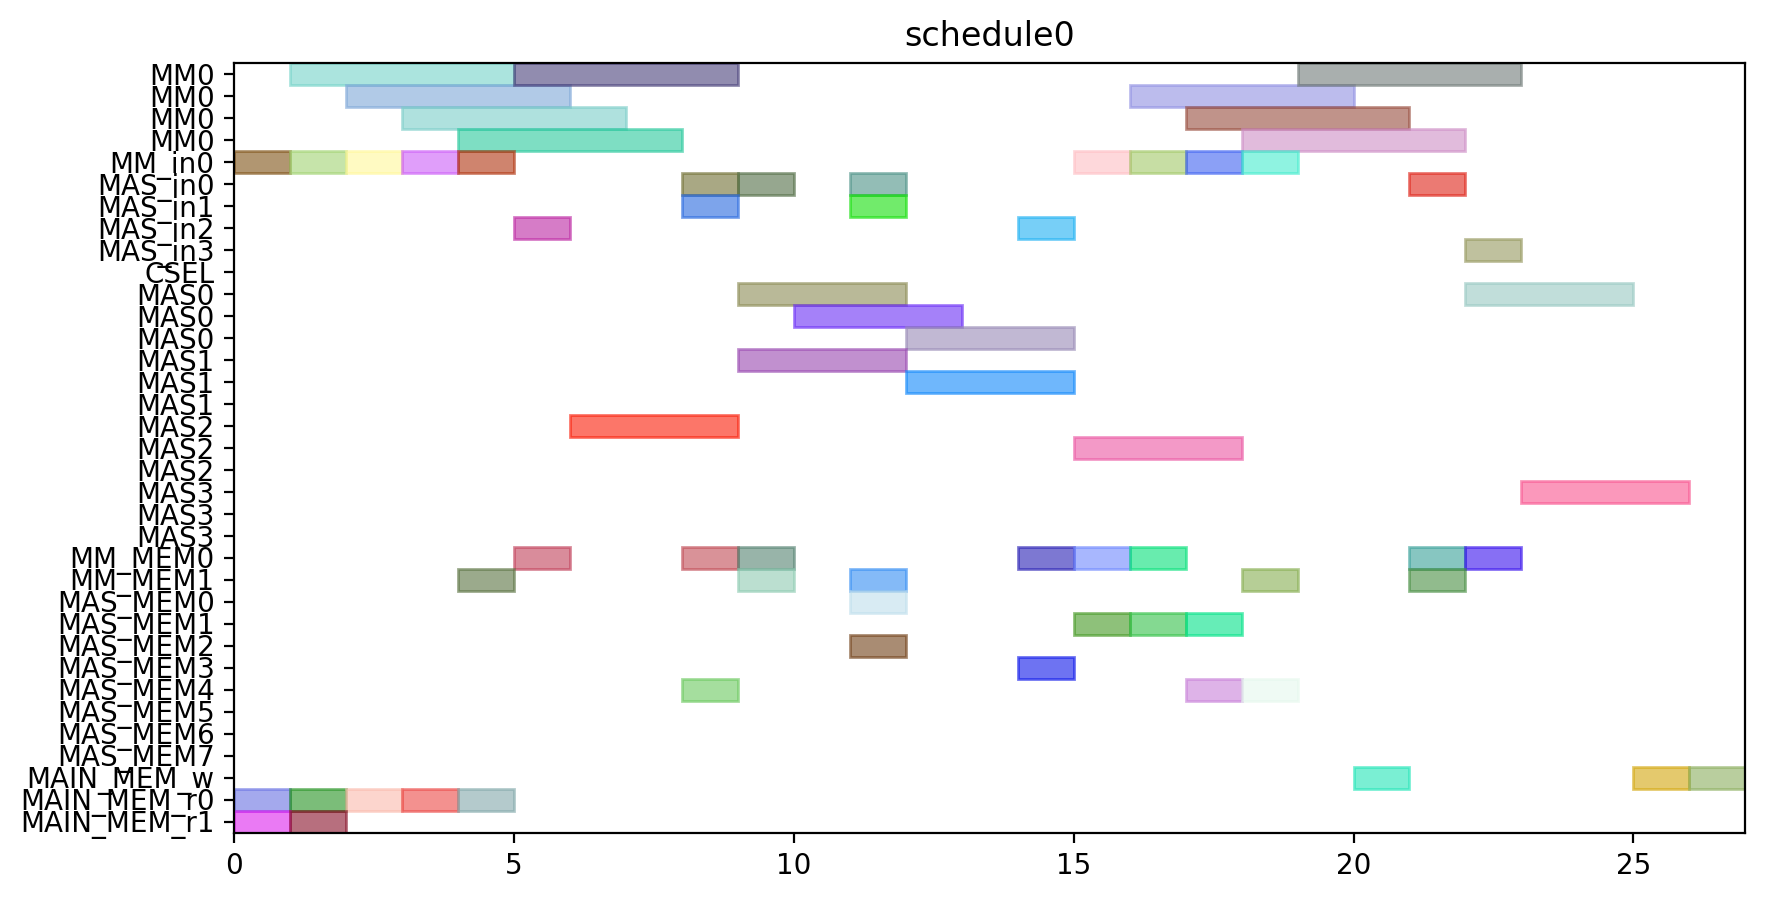

Write Python code to recreate this figure.
from pyschedule import Scenario, solvers, plotters, alt


def solve():
	horizon = 90
	S = Scenario("schedule0", horizon=horizon)

	# resource
	MM = S.Resources('MM', num=1, size=4)
	MM_in = S.Resources('MM_in', num=1)
	MAS_in = S.Resources('MAS_in', num=4)
	CSEL = S.Resource('CSEL')
	MAS = S.Resources('MAS', num=4, size=3, periods=range(1, horizon))
	MM_MEM = S.Resources('MM_MEM', num=2)
	MAS_MEM = S.Resources('MAS_MEM', num=8)
	MAIN_MEM_w = S.Resource('MAIN_MEM_w', size=1)
	MAIN_MEM_r = S.Resources('MAIN_MEM_r', num=2)

	# result of previous scheduling

	# new tasks
	t0 = S.Task('t0', length=4, delay_cost=1)
	t0 += alt(MM)
	t0_in = S.Task('t0_in', length=1, delay_cost=1)
	t0_in += alt(MM_in)
	S += t0_in*MM_in[0]<=t0*MM[0]

	t0_mem0 = S.Task('t0_mem0', length=1, delay_cost=1)
	t0_mem0 += MAIN_MEM_r[0]
	t3 = S.Task('t3', length=4, delay_cost=1)
	t3 += alt(MM)
	t3_in = S.Task('t3_in', length=1, delay_cost=1)
	t3_in += alt(MM_in)
	S += t3_in*MM_in[0]<=t3*MM[0]

	t3_mem0 = S.Task('t3_mem0', length=1, delay_cost=1)
	t3_mem0 += MAIN_MEM_r[0]
	t3_mem1 = S.Task('t3_mem1', length=1, delay_cost=1)
	t3_mem1 += MAIN_MEM_r[1]
	t1 = S.Task('t1', length=4, delay_cost=1)
	t1 += alt(MM)
	t1_in = S.Task('t1_in', length=1, delay_cost=1)
	t1_in += alt(MM_in)
	S += t1_in*MM_in[0]<=t1*MM[0]

	t1_mem0 = S.Task('t1_mem0', length=1, delay_cost=1)
	t1_mem0 += MAIN_MEM_r[0]
	t1_mem1 = S.Task('t1_mem1', length=1, delay_cost=1)
	t1_mem1 += MAIN_MEM_r[1]
	t2 = S.Task('t2', length=4, delay_cost=1)
	t2 += alt(MM)
	t2_in = S.Task('t2_in', length=1, delay_cost=1)
	t2_in += alt(MM_in)
	S += t2_in*MM_in[0]<=t2*MM[0]

	t2_mem0 = S.Task('t2_mem0', length=1, delay_cost=1)
	t2_mem0 += MAIN_MEM_r[0]
	t4 = S.Task('t4', length=4, delay_cost=1)
	t4 += alt(MM)
	t4_in = S.Task('t4_in', length=1, delay_cost=1)
	t4_in += alt(MM_in)
	S += t4_in*MM_in[0]<=t4*MM[0]

	t4_mem0 = S.Task('t4_mem0', length=1, delay_cost=1)
	t4_mem0 += MAIN_MEM_r[0]
	t4_mem1 = S.Task('t4_mem1', length=1, delay_cost=1)
	t4_mem1 += alt(MM_MEM)
	S += (t2*MM[0])-1 < t4_mem1*MM_MEM[1]
	S += t4_mem1 <= t4

	t5 = S.Task('t5', length=3, delay_cost=1)
	t5 += alt(MAS)
	t5_in = S.Task('t5_in', length=1, delay_cost=1)
	t5_in += alt(MAS_in)
	S += t5_in*MAS_in[0]<=t5*MAS[0]

	S += t5_in*MAS_in[1]<=t5*MAS[1]

	S += t5_in*MAS_in[2]<=t5*MAS[2]

	S += t5_in*MAS_in[3]<=t5*MAS[3]

	t5_mem0 = S.Task('t5_mem0', length=1, delay_cost=1)
	t5_mem0 += alt(MM_MEM)
	S += (t0*MM[0])-1 < t5_mem0*MM_MEM[0]
	S += t5_mem0 <= t5

	t6 = S.Task('t6', length=3, delay_cost=1)
	t6 += alt(MAS)
	t6_in = S.Task('t6_in', length=1, delay_cost=1)
	t6_in += alt(MAS_in)
	S += t6_in*MAS_in[0]<=t6*MAS[0]

	S += t6_in*MAS_in[1]<=t6*MAS[1]

	S += t6_in*MAS_in[2]<=t6*MAS[2]

	S += t6_in*MAS_in[3]<=t6*MAS[3]

	t6_mem0 = S.Task('t6_mem0', length=1, delay_cost=1)
	t6_mem0 += alt(MAS_MEM)
	S += (t5*MAS[0])-1 < t6_mem0*MAS_MEM[0]
	S += (t5*MAS[1])-1 < t6_mem0*MAS_MEM[2]
	S += (t5*MAS[2])-1 < t6_mem0*MAS_MEM[4]
	S += (t5*MAS[3])-1 < t6_mem0*MAS_MEM[6]
	S += t6_mem0 <= t6

	t9 = S.Task('t9', length=3, delay_cost=1)
	t9 += alt(MAS)
	t9_in = S.Task('t9_in', length=1, delay_cost=1)
	t9_in += alt(MAS_in)
	S += t9_in*MAS_in[0]<=t9*MAS[0]

	S += t9_in*MAS_in[1]<=t9*MAS[1]

	S += t9_in*MAS_in[2]<=t9*MAS[2]

	S += t9_in*MAS_in[3]<=t9*MAS[3]

	t9_mem0 = S.Task('t9_mem0', length=1, delay_cost=1)
	t9_mem0 += alt(MM_MEM)
	S += (t0*MM[0])-1 < t9_mem0*MM_MEM[0]
	S += t9_mem0 <= t9

	t9_mem1 = S.Task('t9_mem1', length=1, delay_cost=1)
	t9_mem1 += alt(MM_MEM)
	S += (t4*MM[0])-1 < t9_mem1*MM_MEM[1]
	S += t9_mem1 <= t9

	t10 = S.Task('t10', length=3, delay_cost=1)
	t10 += alt(MAS)
	t10_in = S.Task('t10_in', length=1, delay_cost=1)
	t10_in += alt(MAS_in)
	S += t10_in*MAS_in[0]<=t10*MAS[0]

	S += t10_in*MAS_in[1]<=t10*MAS[1]

	S += t10_in*MAS_in[2]<=t10*MAS[2]

	S += t10_in*MAS_in[3]<=t10*MAS[3]

	t10_mem0 = S.Task('t10_mem0', length=1, delay_cost=1)
	t10_mem0 += alt(MM_MEM)
	S += (t4*MM[0])-1 < t10_mem0*MM_MEM[0]
	S += t10_mem0 <= t10

	t7 = S.Task('t7', length=3, delay_cost=1)
	t7 += alt(MAS)
	t7_in = S.Task('t7_in', length=1, delay_cost=1)
	t7_in += alt(MAS_in)
	S += t7_in*MAS_in[0]<=t7*MAS[0]

	S += t7_in*MAS_in[1]<=t7*MAS[1]

	S += t7_in*MAS_in[2]<=t7*MAS[2]

	S += t7_in*MAS_in[3]<=t7*MAS[3]

	t7_mem0 = S.Task('t7_mem0', length=1, delay_cost=1)
	t7_mem0 += alt(MAS_MEM)
	S += (t6*MAS[0])-1 < t7_mem0*MAS_MEM[0]
	S += (t6*MAS[1])-1 < t7_mem0*MAS_MEM[2]
	S += (t6*MAS[2])-1 < t7_mem0*MAS_MEM[4]
	S += (t6*MAS[3])-1 < t7_mem0*MAS_MEM[6]
	S += t7_mem0 <= t7

	t11 = S.Task('t11', length=3, delay_cost=1)
	t11 += alt(MAS)
	t11_in = S.Task('t11_in', length=1, delay_cost=1)
	t11_in += alt(MAS_in)
	S += t11_in*MAS_in[0]<=t11*MAS[0]

	S += t11_in*MAS_in[1]<=t11*MAS[1]

	S += t11_in*MAS_in[2]<=t11*MAS[2]

	S += t11_in*MAS_in[3]<=t11*MAS[3]

	t11_mem0 = S.Task('t11_mem0', length=1, delay_cost=1)
	t11_mem0 += alt(MAS_MEM)
	S += (t10*MAS[0])-1 < t11_mem0*MAS_MEM[0]
	S += (t10*MAS[1])-1 < t11_mem0*MAS_MEM[2]
	S += (t10*MAS[2])-1 < t11_mem0*MAS_MEM[4]
	S += (t10*MAS[3])-1 < t11_mem0*MAS_MEM[6]
	S += t11_mem0 <= t11

	t11_mem1 = S.Task('t11_mem1', length=1, delay_cost=1)
	t11_mem1 += alt(MM_MEM)
	S += (t4*MM[0])-1 < t11_mem1*MM_MEM[1]
	S += t11_mem1 <= t11

	t8 = S.Task('t8', length=4, delay_cost=1)
	t8 += alt(MM)
	t8_in = S.Task('t8_in', length=1, delay_cost=1)
	t8_in += alt(MM_in)
	S += t8_in*MM_in[0]<=t8*MM[0]

	t8_mem0 = S.Task('t8_mem0', length=1, delay_cost=1)
	t8_mem0 += alt(MM_MEM)
	S += (t4*MM[0])-1 < t8_mem0*MM_MEM[0]
	S += t8_mem0 <= t8

	t8_mem1 = S.Task('t8_mem1', length=1, delay_cost=1)
	t8_mem1 += alt(MAS_MEM)
	S += (t7*MAS[0])-1 < t8_mem1*MAS_MEM[1]
	S += (t7*MAS[1])-1 < t8_mem1*MAS_MEM[3]
	S += (t7*MAS[2])-1 < t8_mem1*MAS_MEM[5]
	S += (t7*MAS[3])-1 < t8_mem1*MAS_MEM[7]
	S += t8_mem1 <= t8

	new_PZ = S.Task('new_PZ', length=4, delay_cost=1)
	new_PZ += alt(MM)
	new_PZ_in = S.Task('new_PZ_in', length=1, delay_cost=1)
	new_PZ_in += alt(MM_in)
	S += new_PZ_in*MM_in[0]<=new_PZ*MM[0]

	S += 0<new_PZ

	new_PZ_w = S.Task('new_PZ_w', length=1, delay_cost=1)
	new_PZ_w += alt(MAIN_MEM_w)
	S += new_PZ <= new_PZ_w

	new_PZ_mem0 = S.Task('new_PZ_mem0', length=1, delay_cost=1)
	new_PZ_mem0 += alt(MM_MEM)
	S += (t1*MM[0])-1 < new_PZ_mem0*MM_MEM[0]
	S += new_PZ_mem0 <= new_PZ

	new_PZ_mem1 = S.Task('new_PZ_mem1', length=1, delay_cost=1)
	new_PZ_mem1 += alt(MAS_MEM)
	S += (t7*MAS[0])-1 < new_PZ_mem1*MAS_MEM[1]
	S += (t7*MAS[1])-1 < new_PZ_mem1*MAS_MEM[3]
	S += (t7*MAS[2])-1 < new_PZ_mem1*MAS_MEM[5]
	S += (t7*MAS[3])-1 < new_PZ_mem1*MAS_MEM[7]
	S += new_PZ_mem1 <= new_PZ

	t12 = S.Task('t12', length=3, delay_cost=1)
	t12 += alt(MAS)
	t12_in = S.Task('t12_in', length=1, delay_cost=1)
	t12_in += alt(MAS_in)
	S += t12_in*MAS_in[0]<=t12*MAS[0]

	S += t12_in*MAS_in[1]<=t12*MAS[1]

	S += t12_in*MAS_in[2]<=t12*MAS[2]

	S += t12_in*MAS_in[3]<=t12*MAS[3]

	t12_mem0 = S.Task('t12_mem0', length=1, delay_cost=1)
	t12_mem0 += alt(MM_MEM)
	S += (t0*MM[0])-1 < t12_mem0*MM_MEM[0]
	S += t12_mem0 <= t12

	t12_mem1 = S.Task('t12_mem1', length=1, delay_cost=1)
	t12_mem1 += alt(MAS_MEM)
	S += (t11*MAS[0])-1 < t12_mem1*MAS_MEM[1]
	S += (t11*MAS[1])-1 < t12_mem1*MAS_MEM[3]
	S += (t11*MAS[2])-1 < t12_mem1*MAS_MEM[5]
	S += (t11*MAS[3])-1 < t12_mem1*MAS_MEM[7]
	S += t12_mem1 <= t12

	t13 = S.Task('t13', length=4, delay_cost=1)
	t13 += alt(MM)
	t13_in = S.Task('t13_in', length=1, delay_cost=1)
	t13_in += alt(MM_in)
	S += t13_in*MM_in[0]<=t13*MM[0]

	t13_mem0 = S.Task('t13_mem0', length=1, delay_cost=1)
	t13_mem0 += alt(MAS_MEM)
	S += (t12*MAS[0])-1 < t13_mem0*MAS_MEM[0]
	S += (t12*MAS[1])-1 < t13_mem0*MAS_MEM[2]
	S += (t12*MAS[2])-1 < t13_mem0*MAS_MEM[4]
	S += (t12*MAS[3])-1 < t13_mem0*MAS_MEM[6]
	S += t13_mem0 <= t13

	t13_mem1 = S.Task('t13_mem1', length=1, delay_cost=1)
	t13_mem1 += alt(MAS_MEM)
	S += (t9*MAS[0])-1 < t13_mem1*MAS_MEM[1]
	S += (t9*MAS[1])-1 < t13_mem1*MAS_MEM[3]
	S += (t9*MAS[2])-1 < t13_mem1*MAS_MEM[5]
	S += (t9*MAS[3])-1 < t13_mem1*MAS_MEM[7]
	S += t13_mem1 <= t13

	t14 = S.Task('t14', length=4, delay_cost=1)
	t14 += alt(MM)
	t14_in = S.Task('t14_in', length=1, delay_cost=1)
	t14_in += alt(MM_in)
	S += t14_in*MM_in[0]<=t14*MM[0]

	t14_mem0 = S.Task('t14_mem0', length=1, delay_cost=1)
	t14_mem0 += alt(MAS_MEM)
	S += (t12*MAS[0])-1 < t14_mem0*MAS_MEM[0]
	S += (t12*MAS[1])-1 < t14_mem0*MAS_MEM[2]
	S += (t12*MAS[2])-1 < t14_mem0*MAS_MEM[4]
	S += (t12*MAS[3])-1 < t14_mem0*MAS_MEM[6]
	S += t14_mem0 <= t14

	t14_mem1 = S.Task('t14_mem1', length=1, delay_cost=1)
	t14_mem1 += alt(MM_MEM)
	S += (t3*MM[0])-1 < t14_mem1*MM_MEM[1]
	S += t14_mem1 <= t14

	new_PY = S.Task('new_PY', length=3, delay_cost=1)
	new_PY += alt(MAS)
	new_PY_in = S.Task('new_PY_in', length=1, delay_cost=1)
	new_PY_in += alt(MAS_in)
	S += new_PY_in*MAS_in[0]<=new_PY*MAS[0]

	S += new_PY_in*MAS_in[1]<=new_PY*MAS[1]

	S += new_PY_in*MAS_in[2]<=new_PY*MAS[2]

	S += new_PY_in*MAS_in[3]<=new_PY*MAS[3]

	S += 0<new_PY

	new_PY_w = S.Task('new_PY_w', length=1, delay_cost=1)
	new_PY_w += alt(MAIN_MEM_w)
	S += new_PY <= new_PY_w

	new_PY_mem0 = S.Task('new_PY_mem0', length=1, delay_cost=1)
	new_PY_mem0 += alt(MM_MEM)
	S += (t8*MM[0])-1 < new_PY_mem0*MM_MEM[0]
	S += new_PY_mem0 <= new_PY

	new_PY_mem1 = S.Task('new_PY_mem1', length=1, delay_cost=1)
	new_PY_mem1 += alt(MM_MEM)
	S += (t13*MM[0])-1 < new_PY_mem1*MM_MEM[1]
	S += new_PY_mem1 <= new_PY

	new_PX = S.Task('new_PX', length=3, delay_cost=1)
	new_PX += alt(MAS)
	new_PX_in = S.Task('new_PX_in', length=1, delay_cost=1)
	new_PX_in += alt(MAS_in)
	S += new_PX_in*MAS_in[0]<=new_PX*MAS[0]

	S += new_PX_in*MAS_in[1]<=new_PX*MAS[1]

	S += new_PX_in*MAS_in[2]<=new_PX*MAS[2]

	S += new_PX_in*MAS_in[3]<=new_PX*MAS[3]

	S += 0<new_PX

	new_PX_w = S.Task('new_PX_w', length=1, delay_cost=1)
	new_PX_w += alt(MAIN_MEM_w)
	S += new_PX <= new_PX_w

	new_PX_mem0 = S.Task('new_PX_mem0', length=1, delay_cost=1)
	new_PX_mem0 += alt(MM_MEM)
	S += (t14*MM[0])-1 < new_PX_mem0*MM_MEM[0]
	S += new_PX_mem0 <= new_PX

	solvers.mip.solve(S,msg=1,kind='CPLEX',ratio_gap=1.01)

	solution = [['hoge']*len(S.solution()[1]) for i in range(len(S.solution()))]
	for i in range(len(S.solution())):
		for j in range(len(S.solution()[i])):
			solution[i][j]=str(S.solution()[i][j])
	print(solution)

	cycles = int(solution[-1][3])

	pic_file_name = "/home/mfukuda/ABE/multiRAM_multiMAS_16mux/scheduling_result/stage4MM1_stage3MAS4/EP_DBL_A_0/schedule0.png"
	if(S.solution() != []):
		plotters.matplotlib.plot(S,img_filename=pic_file_name, show_task_labels=False, fig_size=(cycles*0.25+3, 5))

	return solution
